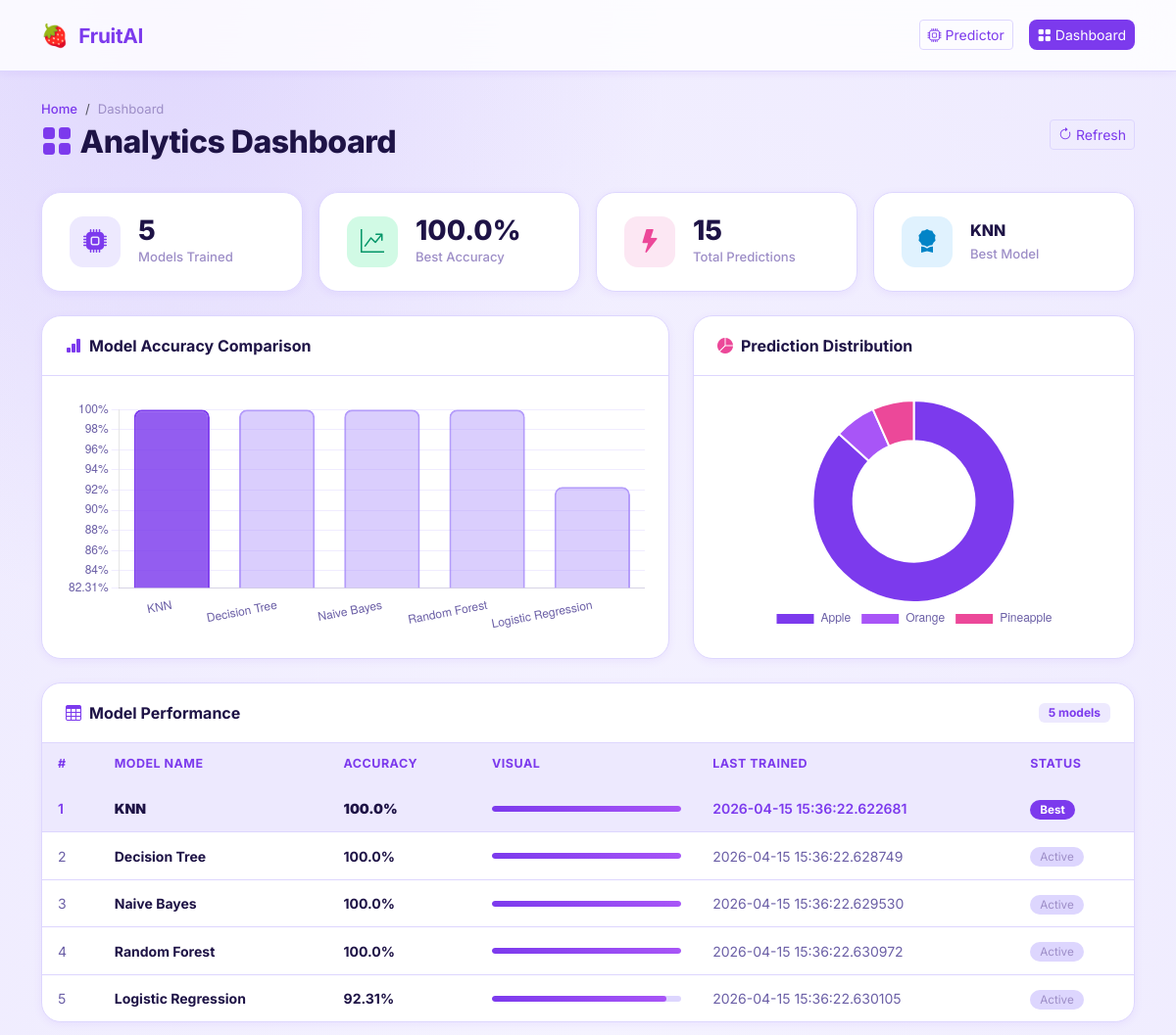
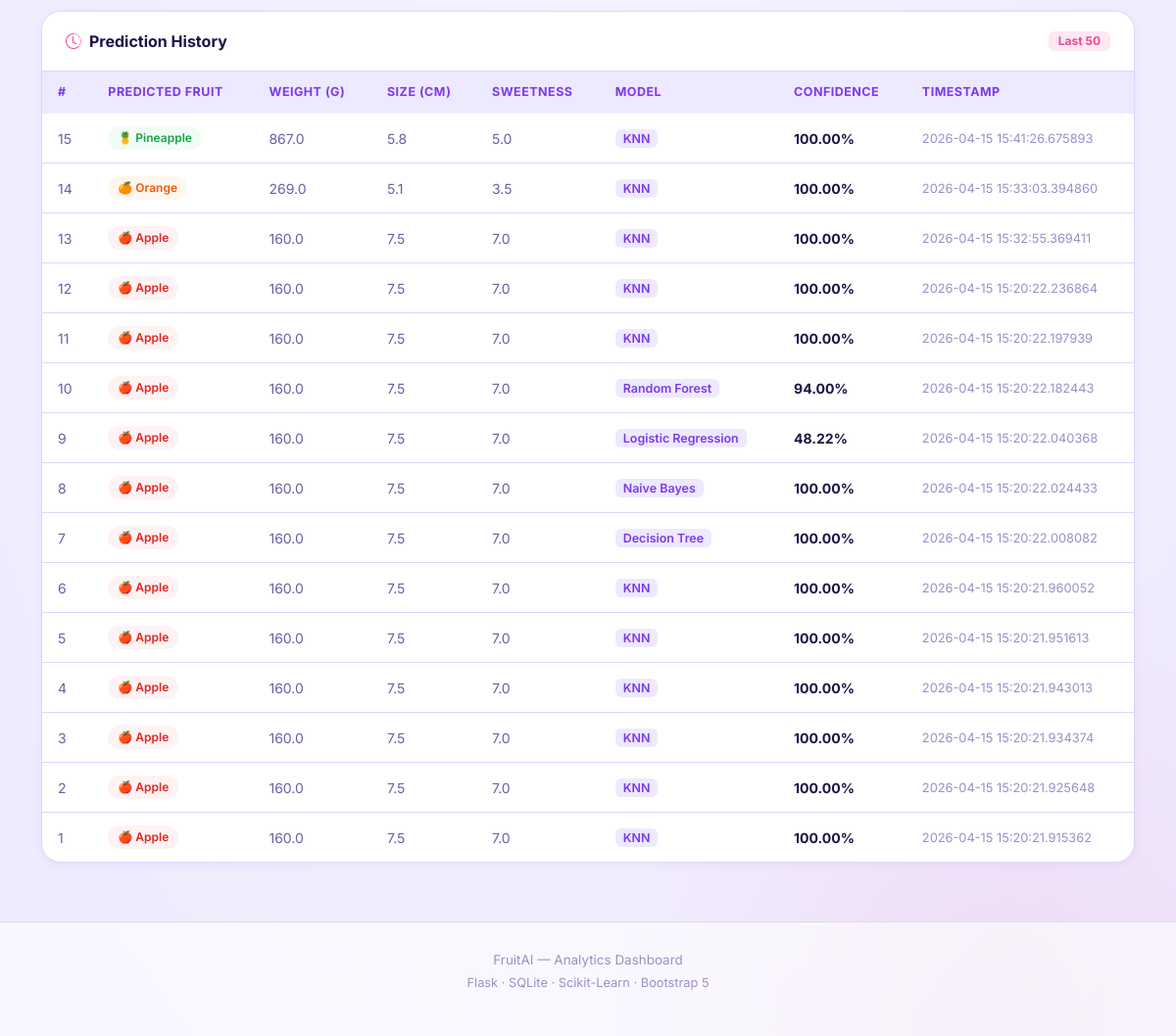
/dashboard, run on the app's committed database (2 pictures, top to bottom).
### db/models.py (models this page shows, shortened)
class ModelPerformance(db.Model):
    __tablename__ = "model_performance"
    id           = db.Column(db.Integer, primary_key=True)
    model_name   = db.Column(db.String(100), nullable=False, unique=True)
    accuracy     = db.Column(db.Float, nullable=False)
    last_trained = db.Column(db.DateTime, default=datetime.utcnow, onupdate=datetime.utcnow)

class PredictionLog(db.Model):
    __tablename__ = "prediction_logs"
    id          = db.Column(db.Integer, primary_key=True)
    weight      = db.Column(db.Float, nullable=False)
    size        = db.Column(db.Float, nullable=False)
    sweetness   = db.Column(db.Float, nullable=False)
    prediction  = db.Column(db.String(100), nullable=False)
    model_used  = db.Column(db.String(100), nullable=False)
    confidence  = db.Column(db.String(20), nullable=True)
    timestamp   = db.Column(db.DateTime, default=datetime.utcnow)

### routes/dashboard.py (the view)
@dashboard_bp.route("/dashboard")
def dashboard():
    from db.models import ModelPerformance, PredictionLog
    perf_rows = ModelPerformance.query.order_by(ModelPerformance.accuracy.desc()).all()
    log_rows  = PredictionLog.query.order_by(PredictionLog.timestamp.desc()).limit(50).all()
    chart_labels  = [r.model_name for r in perf_rows]
    chart_values  = [r.accuracy   for r in perf_rows]
    best_model    = perf_rows[0].model_name if perf_rows else "N/A"
    from sqlalchemy import func
    from db.models import db
    dist = (
        db.session.query(PredictionLog.prediction, func.count(PredictionLog.id))
        .group_by(PredictionLog.prediction)
        .all()
    )
    dist_labels = [d[0] for d in dist]
    dist_values = [d[1] for d in dist]
    return render_template(
        "dashboard.html",
        perf_rows=perf_rows,
        log_rows=log_rows,
        best_model=best_model,
        chart_labels=chart_labels,
        chart_values=chart_values,
        dist_labels=dist_labels,
        dist_values=dist_values,
        total_predictions=sum(dist_values),
    )

### templates/dashboard.html (shortened to what this page needs)
<!DOCTYPE html>
<html lang="en">
<head>
  <link href="https://cdn.jsdelivr.net/npm/bootstrap@5.3.2/dist/css/bootstrap.min.css" rel="stylesheet" />
  <link href="https://cdn.jsdelivr.net/npm/bootstrap-icons@1.11.3/font/bootstrap-icons.css" rel="stylesheet" />
  <link rel="stylesheet" href="{{ url_for('static', filename='style.css') }}" />
</head>
<body>
<nav class="navbar navbar-expand-lg fixed-top glass-nav">
  <div class="container">
    <a class="navbar-brand fw-bold" href="/">
      <span class="emoji-logo">🍓</span> FruitAI
    </a>
    <div class="ms-auto d-flex align-items-center gap-3">
      <a href="/" class="btn btn-sm btn-outline-light">
        <i class="bi bi-cpu me-1"></i>Predictor
      </a>
      <a href="/dashboard" class="btn btn-sm" style="background:var(--primary);color:#fff;border-radius:8px;">
        <i class="bi bi-grid-fill me-1"></i>Dashboard
      </a>
    </div>
  </div>
</nav>
<main style="padding-top: 80px; padding-bottom: 60px;">
  <div class="container">
    <div class="top-bar mb-4">
      <div>
        <nav aria-label="breadcrumb">
          <ol class="breadcrumb">
            <li class="breadcrumb-item"><a href="/">Home</a></li>
            <li class="breadcrumb-item active">Dashboard</li>
          </ol>
        </nav>
        <h1 class="page-title mt-1">
          <i class="bi bi-grid-fill me-2" style="color:var(--primary)"></i>Analytics Dashboard
        </h1>
      </div>
      <a href="/dashboard" class="btn btn-outline-light btn-sm">
        <i class="bi bi-arrow-clockwise me-1"></i>Refresh
      </a>
    </div>
    <div class="row g-3 mb-4">
      <div class="col-6 col-md-3">
        <div class="kpi-card">
          <div class="kpi-icon purple"><i class="bi bi-cpu-fill"></i></div>
          <div>
            <div class="kpi-value">{{ perf_rows | length }}</div>
            <div class="kpi-label">Models Trained</div>
          </div>
        </div>
      </div>
      <div class="col-6 col-md-3">
        <div class="kpi-card">
          <div class="kpi-icon green"><i class="bi bi-graph-up-arrow"></i></div>
          <div>
            <div class="kpi-value">{{ perf_rows[0].accuracy if perf_rows else 0 }}%</div>
            <div class="kpi-label">Best Accuracy</div>
          </div>
        </div>
      </div>
      <div class="col-6 col-md-3">
        <div class="kpi-card">
          <div class="kpi-icon pink"><i class="bi bi-lightning-fill"></i></div>
          <div>
            <div class="kpi-value">{{ total_predictions }}</div>
            <div class="kpi-label">Total Predictions</div>
          </div>
        </div>
      </div>
      <div class="col-6 col-md-3">
        <div class="kpi-card">
          <div class="kpi-icon blue"><i class="bi bi-award-fill"></i></div>
          <div>
            <div class="kpi-value" style="font-size:1rem; line-height:1.3;">{{ best_model }}</div>
            <div class="kpi-label">Best Model</div>
          </div>
        </div>
      </div>
    </div>
    <div class="row g-4 mb-4">
      <div class="col-lg-7">
        <div class="dash-card">
          <div class="dash-card-header">
            <span class="section-title"><i class="bi bi-bar-chart-fill me-2" style="color:var(--primary)"></i>Model Accuracy Comparison</span>
          </div>
          <div class="p-4">
            {% if perf_rows %}
            <div class="chart-box">
              <canvas id="accuracy-bar-chart"></canvas>
            </div>
            {% else %}
            <div class="empty-state">
              <div class="empty-icon">📊</div>
              <p>No model data yet. Run <code>python ml/train.py</code> first.</p>
            </div>
            {% endif %}
          </div>
        </div>
      </div>
      <div class="col-lg-5">
        <div class="dash-card">
          <div class="dash-card-header">
            <span class="section-title"><i class="bi bi-pie-chart-fill me-2" style="color:var(--accent)"></i>Prediction Distribution</span>
          </div>
          <div class="p-4">
            {% if dist_labels %}
            <div class="chart-box">
              <canvas id="dist-chart"></canvas>
            </div>
            {% else %}
            <div class="empty-state">
              <div class="empty-icon">🍓</div>
              <p>No predictions logged yet.</p>
            </div>
            {% endif %}
          </div>
        </div>
      </div>
    </div>
    <div class="dash-card mb-4">
      <div class="dash-card-header">
        <span class="section-title"><i class="bi bi-table me-2" style="color:var(--primary)"></i>Model Performance</span>
        <span class="badge" style="background:var(--primary-soft);color:var(--primary);font-size:0.75rem;border-radius:6px;padding:4px 10px;">
          {{ perf_rows | length }} models
        </span>
      </div>
      {% if perf_rows %}
      <div class="table-responsive">
        <table class="dash-table">
          <thead>
            <tr>
              <th>#</th>
              <th>Model Name</th>
              <th>Accuracy</th>
              <th>Visual</th>
              <th>Last Trained</th>
              <th>Status</th>
            </tr>
          </thead>
          <tbody>
            {% for row in perf_rows %}
            <tr class="{% if row.model_name == best_model %}best-row{% endif %}">
              <td>{{ loop.index }}</td>
              <td><strong>{{ row.model_name }}</strong></td>
              <td><strong>{{ row.accuracy }}%</strong></td>
              <td style="min-width:160px;">
                <div class="acc-inline-bar">
                  <div class="acc-inline-track">
                    <div class="acc-inline-fill" style="width:{{ row.accuracy }}%"></div>
                  </div>
                </div>
              </td>
              <td>{{ row.last_trained }}</td>
              <td>
                {% if row.model_name == best_model %}
                  <span style="background:var(--primary);color:#fff;padding:3px 10px;border-radius:20px;font-size:0.73rem;font-weight:700;">
                    Best
                  </span>
                {% else %}
                  <span style="background:var(--border);color:var(--text-muted);padding:3px 10px;border-radius:20px;font-size:0.73rem;">
                    Active
                  </span>
                {% endif %}
              </td>
            </tr>
            {% endfor %}
          </tbody>
        </table>
      </div>
      {% else %}
      <div class="empty-state">
        <div class="empty-icon">🤖</div>
        <p>No model data found. Run <code>python ml/train.py</code> first.</p>
      </div>
      {% endif %}
    </div>
    <div class="dash-card">
      <div class="dash-card-header">
        <span class="section-title"><i class="bi bi-clock-history me-2" style="color:var(--accent)"></i>Prediction History</span>
        <span class="badge" style="background:var(--accent-soft);color:var(--accent);font-size:0.75rem;border-radius:6px;padding:4px 10px;">
          Last 50
        </span>
      </div>
      {% if log_rows %}
      <div class="table-responsive">
        <table class="dash-table">
          <thead>
            <tr>
              <th>#</th>
              <th>Predicted Fruit</th>
              <th>Weight (g)</th>
              <th>Size (cm)</th>
              <th>Sweetness</th>
              <th>Model</th>
              <th>Confidence</th>
              <th>Timestamp</th>
            </tr>
          </thead>
          <tbody>
            {% for log in log_rows %}
            <tr>
              <td>{{ log.id }}</td>
              <td>
                <span class="badge-fruit {{ log.prediction | lower }}">
                  {% if log.prediction | lower == 'apple' %}🍎
                  {% elif log.prediction | lower == 'banana' %}🍌
                  {% elif log.prediction | lower == 'orange' %}🍊
                  {% elif log.prediction | lower == 'grapes' %}🍇
                  {% elif log.prediction | lower == 'pineapple' %}🍍
                  {% else %}🍓{% endif %}
                  {{ log.prediction }}
                </span>
              </td>
              <td>{{ log.weight }}</td>
              <td>{{ log.size }}</td>
              <td>{{ log.sweetness }}</td>
              <td>
                <span style="font-size:0.78rem;background:var(--primary-soft);color:var(--primary);padding:2px 8px;border-radius:6px;font-weight:600;">
                  {{ log.model_used }}
                </span>
              </td>
              <td><strong>{{ log.confidence }}</strong></td>
              <td style="color:var(--text-muted);font-size:0.8rem;">{{ log.timestamp }}</td>
            </tr>
            {% endfor %}
          </tbody>
        </table>
      </div>
      {% else %}
      <div class="empty-state">
        <div class="empty-icon">📋</div>
        <p>No predictions yet. Go to the <a href="/" style="color:var(--primary)">Predictor</a> and classify a fruit!</p>
      </div>
      {% endif %}
    </div>
  </div>
</main>
<footer class="site-footer">
  <div class="container text-center">
    <p class="mb-1">FruitAI — Analytics Dashboard</p>
    <p style="color:var(--text-muted);font-size:0.8rem;">Flask · SQLite · Scikit-Learn · Bootstrap 5</p>
  </div>
</footer>
<script>
// ── Accuracy Bar Chart ────────────────────────────────────────────────────────
{% if perf_rows %}
const barLabels = {{ chart_labels | tojson }};
const barValues = {{ chart_values | tojson }};
const BEST_NAME = "{{ best_model }}";
new Chart(document.getElementById("accuracy-bar-chart"), {
  type: "bar",
  data: {
    labels: barLabels,
    datasets: [{
      label: "Accuracy (%)",
      data: barValues,
      backgroundColor: barLabels.map(l =>
        l === BEST_NAME ? "rgba(124,58,237,0.82)" : "rgba(167,139,250,0.42)"
      ),
      borderColor: barLabels.map(l =>
        l === BEST_NAME ? "rgba(124,58,237,1)" : "rgba(167,139,250,0.85)"
      ),
      borderWidth: 2,
      borderRadius: 8,
    }]
  },
  options: {
    responsive: true, maintainAspectRatio: false,
    plugins: {
      legend: { display: false },
      tooltip: { callbacks: { label: c => ` ${c.parsed.y}%` } }
    },
    scales: {
      y: {
        min: Math.max(0, Math.min(...barValues) - 10), max: 100,
        ticks: { callback: v => v + "%", color: "#6b5fa6" },
        grid: { color: "rgba(196,181,253,0.25)" }
      },
      x: { ticks: { color: "#6b5fa6" }, grid: { display: false } }
    }
  }
});
{% endif %}
// ── Doughnut Chart ────────────────────────────────────────────────────────────
{% if dist_labels %}
const PALETTE = ["#7c3aed","#a855f7","#ec4899","#f59e0b","#059669","#0ea5e9"];
new Chart(document.getElementById("dist-chart"), {
  type: "doughnut",
  data: {
    labels: {{ dist_labels | tojson }},
    datasets: [{
      data: {{ dist_values | tojson }},
      backgroundColor: PALETTE.slice(0, {{ dist_labels | length }}),
      borderWidth: 2,
      borderColor: "#fff"
    }]
  },
  options: {
    responsive: true, maintainAspectRatio: false,
    plugins: {
      legend: { position: "bottom", labels: { color: "#6b5fa6", font: { size: 12 } } }
    },
    cutout: "60%"
  }
});
{% endif %}
</script>
</body>
</html>

### static/style.css (style rules this page uses)
:root { --primary: #7c3aed; --primary-light: #a78bfa; --primary-soft: #ede9fe; --primary-mid: #c4b5fd; --accent: #ec4899; --accent-soft: #fce7f3; --bg-base: #f5f3ff; --bg-card: #ffffff; --bg-input: #faf8ff; --bg-hover: #f0ebff; --border: #ddd6fe; --border-focus: #7c3aed; --text-primary: #1e1346; --text-secondary: #6b5fa6; --text-muted: #9d8ec7; --success: #059669; --success-soft: #d1fae5; --danger: #dc2626; --danger-soft: #fee2e2; --warning: #d97706; --shadow-sm: 0 2px 8px rgba(124, 58, 237, 0.08); --shadow-md: 0 6px 24px rgba(124, 58, 237, 0.13); --shadow-lg: 0 12px 40px rgba(124, 58, 237, 0.18); --shadow-glow: 0 0 30px rgba(124, 58, 237, 0.20); --radius-lg: 20px; --radius-md: 12px; --radius-sm: 8px; --transition: 0.25s cubic-bezier(0.4, 0, 0.2, 1); }
*, *::before, *::after { box-sizing: border-box; margin: 0; padding: 0; }
html { scroll-behavior: smooth; }
body { font-family: 'Inter', system-ui, -apple-system, sans-serif; background: var(--bg-base); color: var(--text-primary); min-height: 100vh; overflow-x: hidden; }
body::before { content: ''; position: fixed; inset: 0; background: radial-gradient(ellipse 70% 50% at 15% 0%, rgba(167,139,250,0.22) 0%, transparent 60%), radial-gradient(ellipse 60% 45% at 85% 100%, rgba(236,72,153,0.10) 0%, transparent 55%), radial-gradient(ellipse 80% 80% at 50% 50%, #f5f3ff 0%, #ede9fe 100%); z-index: -1; }
.glass-nav { background: rgba(255, 255, 255, 0.82) !important; backdrop-filter: blur(18px); -webkit-backdrop-filter: blur(18px); border-bottom: 1px solid var(--border) !important; box-shadow: var(--shadow-sm); padding: 14px 0; }
.navbar-brand { font-size: 1.3rem; font-weight: 800; color: var(--primary) !important; letter-spacing: -0.3px; }
.emoji-logo { font-size: 1.4rem; margin-right: 6px; }
.btn-outline-light { color: var(--primary) !important; border-color: var(--border) !important; background: transparent; }
.site-footer { text-align: center; padding: 28px 0; border-top: 1.5px solid var(--border); font-size: 0.84rem; color: var(--text-muted); background: rgba(255,255,255,0.6); }

### data on the page
ModelPerformance: accuracy "100.0", model_name "KNN", last_trained "2026-04-15 15:36:22.622681", shows "Best"
ModelPerformance: model_name "Decision Tree", accuracy "100.0", last_trained "2026-04-15 15:36:22.628749", shows "Active"
ModelPerformance: model_name "Naive Bayes", accuracy "100.0", last_trained "2026-04-15 15:36:22.629530", shows "Active"
ModelPerformance: model_name "Random Forest", accuracy "100.0", last_trained "2026-04-15 15:36:22.630972", shows "Active"
ModelPerformance: model_name "Logistic Regression", accuracy "92.31", last_trained "2026-04-15 15:36:22.630105", shows "Active"
PredictionLog: id "15", prediction "Pineapple", weight "867.0", size "5.8", sweetness "5.0", model_used "KNN", confidence "100.00%", timestamp "2026-04-15 15:41:26.675893"
PredictionLog: id "14", prediction "Orange", weight "269.0", size "5.1", sweetness "3.5", model_used "KNN", confidence "100.00%", timestamp "2026-04-15 15:33:03.394860"
PredictionLog: id "13", prediction "Apple", weight "160.0", size "7.5", sweetness "7.0", model_used "KNN", confidence "100.00%", timestamp "2026-04-15 15:32:55.369411"
PredictionLog: id "12", prediction "Apple", weight "160.0", size "7.5", sweetness "7.0", model_used "KNN", confidence "100.00%", timestamp "2026-04-15 15:20:22.236864"
PredictionLog: id "11", prediction "Apple", weight "160.0", size "7.5", sweetness "7.0", model_used "KNN", confidence "100.00%", timestamp "2026-04-15 15:20:22.197939"
PredictionLog: id "10", prediction "Apple", weight "160.0", size "7.5", sweetness "7.0", model_used "Random Forest", confidence "94.00%", timestamp "2026-04-15 15:20:22.182443"
PredictionLog: id "9", prediction "Apple", weight "160.0", size "7.5", sweetness "7.0", model_used "Logistic Regression", confidence "48.22%", timestamp "2026-04-15 15:20:22.040368"
PredictionLog: id "8", prediction "Apple", weight "160.0", size "7.5", sweetness "7.0", model_used "Naive Bayes", confidence "100.00%", timestamp "2026-04-15 15:20:22.024433"
PredictionLog: id "7", prediction "Apple", weight "160.0", size "7.5", sweetness "7.0", model_used "Decision Tree", confidence "100.00%", timestamp "2026-04-15 15:20:22.008082"
PredictionLog: id "6", prediction "Apple", weight "160.0", size "7.5", sweetness "7.0", model_used "KNN", confidence "100.00%", timestamp "2026-04-15 15:20:21.960052"
PredictionLog: id "5", prediction "Apple", weight "160.0", size "7.5", sweetness "7.0", model_used "KNN", confidence "100.00%", timestamp "2026-04-15 15:20:21.951613"
PredictionLog: id "4", prediction "Apple", weight "160.0", size "7.5", sweetness "7.0", model_used "KNN", confidence "100.00%", timestamp "2026-04-15 15:20:21.943013"
PredictionLog: id "3", prediction "Apple", weight "160.0", size "7.5", sweetness "7.0", model_used "KNN", confidence "100.00%", timestamp "2026-04-15 15:20:21.934374"
PredictionLog: id "2", prediction "Apple", weight "160.0", size "7.5", sweetness "7.0", model_used "KNN", confidence "100.00%", timestamp "2026-04-15 15:20:21.925648"
PredictionLog: id "1", prediction "Apple", weight "160.0", size "7.5", sweetness "7.0", model_used "KNN", confidence "100.00%", timestamp "2026-04-15 15:20:21.915362"

### other printed values
{{ perf_rows | length }} "5"
{{ total_predictions }} "15"
chart data {{ chart_labels | tojson }} ["KNN", "Decision Tree", "Naive Bayes", "Random Forest", "Logistic Regression"]
chart data {{ chart_values | tojson }} [100.0, 100.0, 100.0, 100.0, 92.31]
chart data {{ best_model }} KNN
chart data {{ dist_labels | tojson }} ["Apple", "Orange", "Pineapple"]
